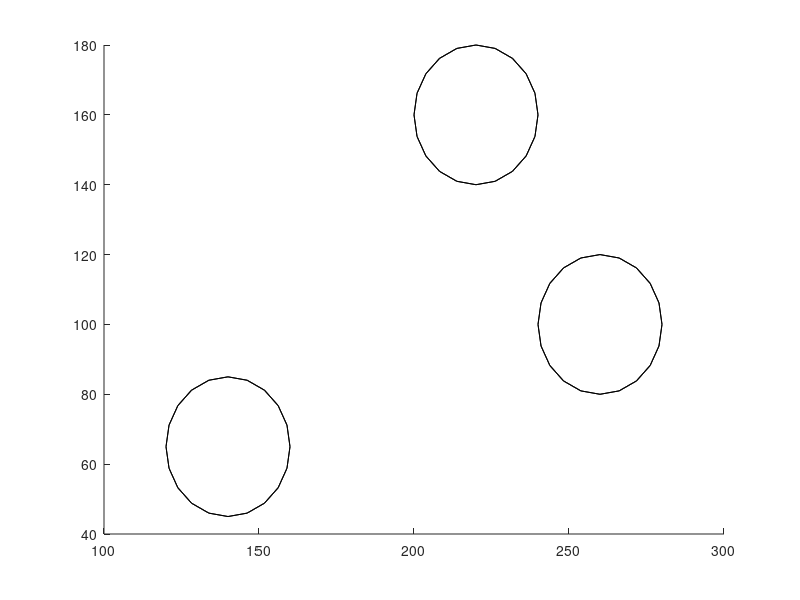

Write the MATLAB code that produced this figure.
%cylinderical obstacle
figure(1);
hold on;
a0 = 140;
b0 = 65;
h0 = 45;
a1 = 260;
b1 = 100;
h1 = 45;
a2 = 220;
b2 = 160;
h2 = 45;
r = 20;
n = 500;

[X0,Y0,Z0] = cylinder(r);
[X1,Y1,Z1] = cylinder(r);
[X2,Y2,Z2] = cylinder(r);
X0 = X0 + a0; Y0 = Y0 + b0; Z0 = Z0*h0;
X1 = X1 + a1; Y1 = Y1 + b1; Z1 = Z1*h1;
X2 = X2 + a2; Y2 = Y2 + b2; Z2 = Z2*h2;
h = surf(X0,Y0,Z0);
h = surf(X1,Y1,Z1);
h = surf(X2,Y2,Z2);
